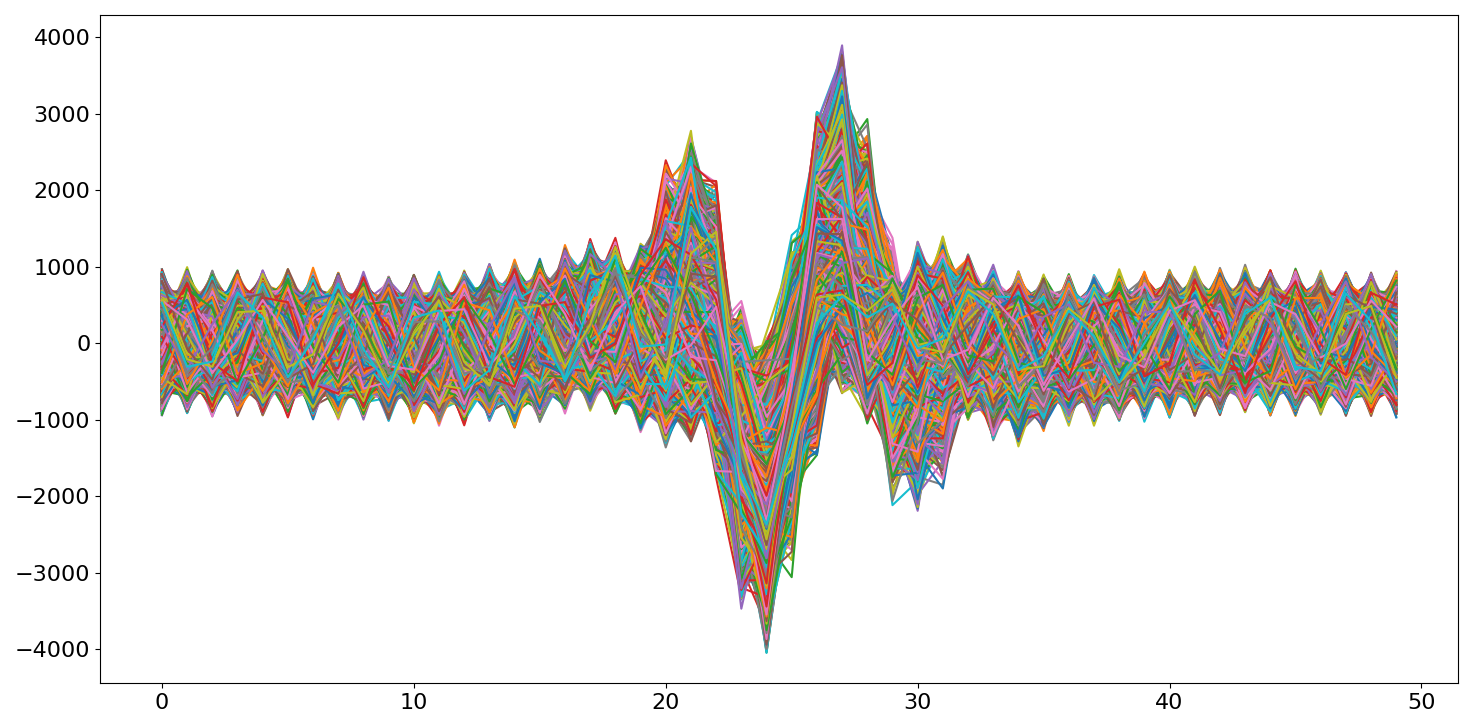

Reproduce this figure in Python.
import numpy as np
import mkl_fft
import PyQt5.QtWidgets as qt
from scipy.signal import windows as wd
import os
import matplotlib.pyplot as plt


def fft(x, axis=None):
    """
    calculates the 1D fft of the numpy array x
    if x is not 1D you need to specify the axis
    """

    if axis is None:
        return np.fft.fftshift(mkl_fft.fft(np.fft.ifftshift(x)))
    else:
        return np.fft.fftshift(mkl_fft.fft(np.fft.ifftshift(x, axes=axis), axis=axis), axes=axis)


def ifft(x, axis=None):
    """
    calculates the 1D ifft of the numpy array x
    if x is not 1D you need to specify the axis
    """

    if axis is None:
        return np.fft.fftshift(mkl_fft.ifft(np.fft.ifftshift(x)))
    else:
        return np.fft.fftshift(mkl_fft.ifft(np.fft.ifftshift(x, axes=axis), axis=axis), axes=axis)


def normalize(vec):
    return vec / np.max(abs(vec))


def rad_to_deg(rad):
    return rad * 180 / np.pi


def deg_to_rad(deg):
    return deg * np.pi / 180


def Number_of_files(path):
    names = [i.name for i in os.scandir(path)]
    return len(names)


def get_data(path, N_file):
    """
    :param path: path to data folder containing all the segment files
    :param N_file: which segment file to analyze (starting from 1)
    :return: data as a 1D array
    """
    names = [i.name for i in os.scandir(path)]
    key = lambda f: int(f.split('LoopCount_')[1].split('_Datetime')[0])
    names = sorted(names, key=key)

    # %% load a single data file and throw out the time stamp
    data = np.fromfile(path + names[N_file], '<h')
    data = data[:-64]

    return data


def get_ind_total_to_throw(data, ppifg):
    """
    :param data: data as a 1D array
    :param ppifg: points per interferogram (int)

    :return:
    the index that marks the incident shock,
    the index that marks the reflected shock
    """
    center = ppifg // 2

    # %% skip to the max of the first interferogram, and then ppifg // 2 after that
    start = data[:ppifg]
    ind_THREW_OUT = np.argmax(start)
    data = data[ind_THREW_OUT:]
    N = len(data) // ppifg
    data = data[:N * ppifg]
    data = data[ppifg // 2: - ppifg // 2]
    N = len(data) // ppifg
    data = data.reshape(N, ppifg)

    # %% how do you find the start of the transient?
    bckgnd = np.copy(data)
    # remove all the interferograms
    bckgnd[:, center - 50:center + 50] = 0.0
    # the first maximum of the baseline gives the incident wave
    ind_incident = np.argmax(bckgnd.flatten()[:int(3e6)])
    # clear the incident wave, and look for the reflected one
    # don't let it look too far, in case there are subsequent shocks from reflection off the far end wall
    skip = ind_incident + int(1e4)
    ind_reflected = np.argmax(bckgnd.flatten()[skip:skip + int(2e5)]) + skip

    # %% skip to the max of the first interferogram, then ppifg // 2 after that, and then add on ind_reflected
    ind_incident += ind_THREW_OUT + ppifg // 2
    ind_reflected += ind_THREW_OUT + ppifg // 2

    return ind_incident, ind_reflected


def adjust_data_and_reshape(data, ppifg):
    """
    :param data:
    :param ppifg:

    :return: data truncated (both start and end) to an integer number of interferograms and reshaped.
    because it might be important to know, I also return the number of points I truncated
    from the start of the data
    """

    # skip to the max of the first interferogram, and then NEGATIVE or POSITIVE ppifg // 2 after that
    start = data[:ppifg]
    ind = np.argmax(abs(start))
    if ind > ppifg // 2:
        ind -= ppifg // 2
    elif ind < ppifg // 2:
        ind += ppifg // 2

    data = data[ind:]
    N = len(data) // ppifg
    data = data[:N * ppifg]
    N = len(data) // ppifg
    data = data.reshape(N, ppifg)
    return data, ind


def shift_2d(data, shifts):
    ft = mkl_fft.fft(np.fft.ifftshift(data, axes=1), axis=1)  # fftshifted
    freq = np.fft.fftfreq(len(ft[0]))
    phase = np.zeros(data.shape).astype(np.complex128)
    phase[:] = 1j * 2 * np.pi * freq
    phase = (phase.T * shifts).T
    phase = np.exp(phase)
    ft *= phase
    ft = np.fft.fftshift(mkl_fft.ifft(ft, axis=1), axes=1)
    phase_corr = ft.real
    return phase_corr


def Phase_Correct(data, ppifg, N_zoom=50, plot=True):
    """
    :param data: data as a 2D array
    :param ppifg: points per interferogram
    :param N_zoom: number of data points in the zoomed in window from calculating the phase correction
    :param plot: plot the phase correction (diagnostics)

    :return: phase corrected data as a 2D array
    """
    center = ppifg // 2

    # zoomed in data
    zoom = data[:, center - 200: center + 201].astype(float)
    zoom = (zoom.T - np.mean(zoom, 1)).T

    # appodize to remove f0, use a window of size 50
    window = wd.blackman(N_zoom)
    left = (len(zoom[0]) - N_zoom) // 2
    right = len(zoom[0]) - N_zoom - left
    window = np.pad(window, (left, right), constant_values=0)

    windows = np.zeros(zoom.shape)
    for n, i in enumerate(zoom):
        ind = np.argmax(abs(i) ** 2)
        roll = ind - len(zoom[0]) // 2
        windows[n] = np.roll(window, roll)

    zoom_appod = zoom * windows

    # calculate the shifts
    fft_zoom = fft(zoom_appod, 1)
    ref = fft_zoom[0]
    fft_zoom *= np.conj(ref)
    fft_zoom = np.pad(fft_zoom, ([0, 0], [2 ** 10, 2 ** 10]), constant_values=0.0)
    fft_zoom = ifft(fft_zoom, 1)
    ind = np.argmax(fft_zoom, axis=1) - len(fft_zoom[0]) // 2
    shift = ind * len(zoom[0]) / len(fft_zoom[0])

    # shift correct data
    phase_corr = shift_2d(data, shift)

    if plot:
        # a view of the appodization method for removal of f0
        fig, ax = plt.subplots(1, 2, figsize=np.array([11.9, 4.8]))
        ax[0].plot(normalize(zoom[0]))
        ax[0].plot(windows[0])
        ax[1].plot(normalize(zoom_appod[0]))

        # check the phase correction
        fig, ax = plt.subplots(1, 2, figsize=np.array([11.9, 4.8]))
        [ax[1].plot(i[center - 100:center + 100]) for i in phase_corr[:50]]
        [ax[1].plot(i[center - 100:center + 100]) for i in phase_corr[-50:]]
        [ax[0].plot(i[center - 100:center + 100]) for i in data[:50]]
        [ax[0].plot(i[center - 100:center + 100]) for i in data[-50:]]
        ax[0].set_title("un corrected")
        ax[1].set_title("corrected")

    return phase_corr, shift


def fix_sign(data, ind_ll, ind_ul):
    """
    :param data: 2D array
    :param ind_ll: integer
    :param ind_ul: integer

    :return: data with signs fixed, 2D array
    1D array of signs
    """

    FFT = fft(data, 1)
    DIFF = np.zeros(len(FFT))

    # %%
    ref = FFT[0]
    for n, i in enumerate(FFT):
        phase1 = np.unwrap(np.arctan2(ref[ind_ll:ind_ul].imag, ref[ind_ll:ind_ul].real))
        phase2 = np.unwrap(np.arctan2(i[ind_ll:ind_ul].imag, i[ind_ll:ind_ul].real))

        pfit1 = np.polyfit(np.arange(len(phase1)), phase1, 1)
        pfit2 = np.polyfit(np.arange(len(phase2)), phase2, 1)

        diff = pfit1 - pfit2

        remainder = diff[1] % (2 * np.pi)
        sgn = np.where(remainder < np.pi, 1, -1)

        i *= sgn
        FFT[n] = i
        DIFF[n] = sgn  # higher order first

    back = ifft(FFT, 1).real
    back = (back.T - np.mean(back, 1)).T
    return back, DIFF


def fix_sign_and_phase_correct(data, ind_ll, ind_ul, ppifg, N_zoom, plot, tries=1):
    """
    :param data: 2D array
    :param ind_ll:
    :param ind_ul:
    :param ppifg:
    :param N_zoom:
    :param plot:
    :param tries:

    :return:
    """
    SHIFTS = np.zeros(len(data))
    SGNS = np.ones(len(data))

    assert tries >= 1
    assert isinstance(tries, int)

    for i in range(tries):
        data, sgns = fix_sign(data, ind_ll, ind_ul)
        data, shifts = Phase_Correct(data, ppifg, N_zoom, plot=False)

        SGNS *= sgns
        SHIFTS += shifts

    if plot:
        center = ppifg // 2
        plt.figure()
        [plt.plot(i[center - 100:center + 100]) for i in data]

    return data, SHIFTS, SGNS
